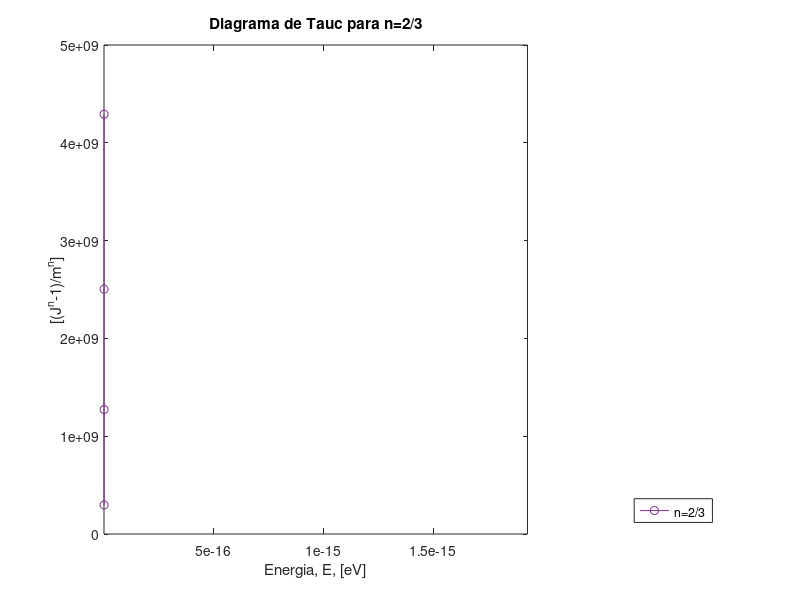

Recreate this plot in MATLAB.


% londc = [600; 622; 649; 677; 709; 746; 788; 836; 891; 955];
% x = [0.9009; 0.9559; 0.9872; 0.9989; 1.0024; 1.0022;1.0014; 1.0007;1.0001;0.9990];
% % xm = [0.000098139804791529; 0.0000426001080464062; 0.00000978438687190435 ;0.000000592113614245955; -0.000004443621851; -0.0000027642586196953;-0.00000251098219744022;-0.00000127589412;-0.00000021598156861;0.00000183104267799741];
% plot(londc,x, '-o');
% xlim([500, 1100]);
% ylim([0.880, 1.0200 ]);
% xlabel('Longitud de onda, \lambda, [nm]');
% ylabel('x ');
% title('Valores de x metodo Ti')
% legend('\alphaM(\lambda)','\alpham(\lambda)','Location','southeast')
% ax = gca;
% exportgraphics(ax,'xvslambda.jpg','Resolution',300)

% Para graficar alfa
% alphaM = [0.00008996158; 0.0000386837396282846; 0.0000134; 0.000001450; 0.000000097;-0.00000118762;-0.000000002940;0.0000000132433;0.0000000476388;0.000000037793];
% alpham = [0.0000981398;0.0000426001;0.00000978439;0.000000592114;-0.00000444362;-0.00000276426;-0.00000251098;-0.00000127589;-0.000000215982;0.00000183104];
% alphati = [0.0000941; 0.0000407; 0.0000116; 0.00000102; -0.00000217; -0.00000198 ; -0.00000126;-0.000000631; -0.0000000841; 0.000000935];
% alphaAlpha = [0.0000930;0.0000401;0.0000121;0.00000114;-0.00000154;-0.00000176;-0.000000916;-0.000000459;-0.0000000493;0.000000701];
% alphaAverage= [0.0000937981;0.0000405136;0.0000117426;0.00000105175;-0.00000201393;-0.00000192174;-0.00000117156;-0.00000058809;-0.0000000754505;0.0000008761];




hc_londc = [3.200E-19
3.086E-19
 2.958E-19
 2.836E-19
 
];
n1_2 = [4.292E+09
2.504E+09
1.273E+09
2.968E+08
];

% xm = [0.897;0.954;0.989;0.999;1.005;1.003;1.003;1.001;1.000;0.998];
% x_ti = [0.901;0.956;0.987;0.999;1.002;1.002;1.001;1.001;1.000;0.999];
% x_alpha = [0.9020;0.9565;0.9866;0.9987;1.0017;1.0020;1.0010;1.0005;1.0001;0.9992];
% xAverage= [0.90119;0.95606;0.98706;0.99883;1.00224;1.00213;1.00130;1.00065;1.00008;0.99903];
% xm = [0.000098139804791529; 0.0000426001080464062; 0.00000978438687190435 ;0.000000592113614245955; -0.000004443621851; -0.0000027642586196953;-0.00000251098219744022;-0.00000127589412;-0.00000021598156861;0.00000183104267799741];
plot(hc_londc,n1_2,'-o', 'Color','#7E2F8E' );
ylim([0,5.0E9]);
xlim([2.8E-19, 3.3E-19]);
xlabel('Energia, E, [eV]');
ylabel('[(J^{n}-1)/{m^{n}}]');
title('Diagrama de Tauc para n=2/3')
legend('n=2/3','x(\lambda)','x_{Ti}(\lambda)','x_\alpha(\lambda)','x_{promedio} ','Location','southeast')
ax = gca;